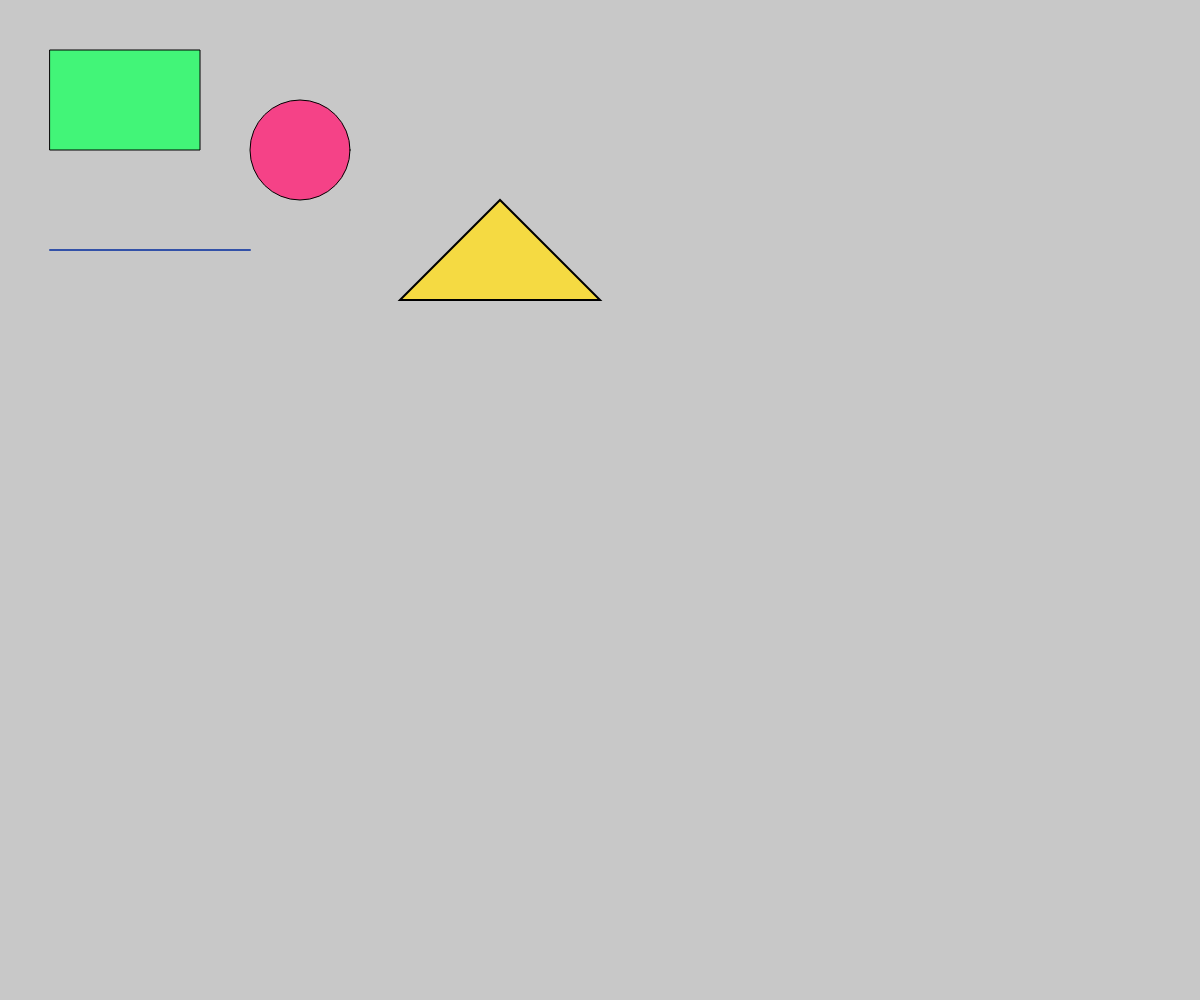
Frame 1 (no input)
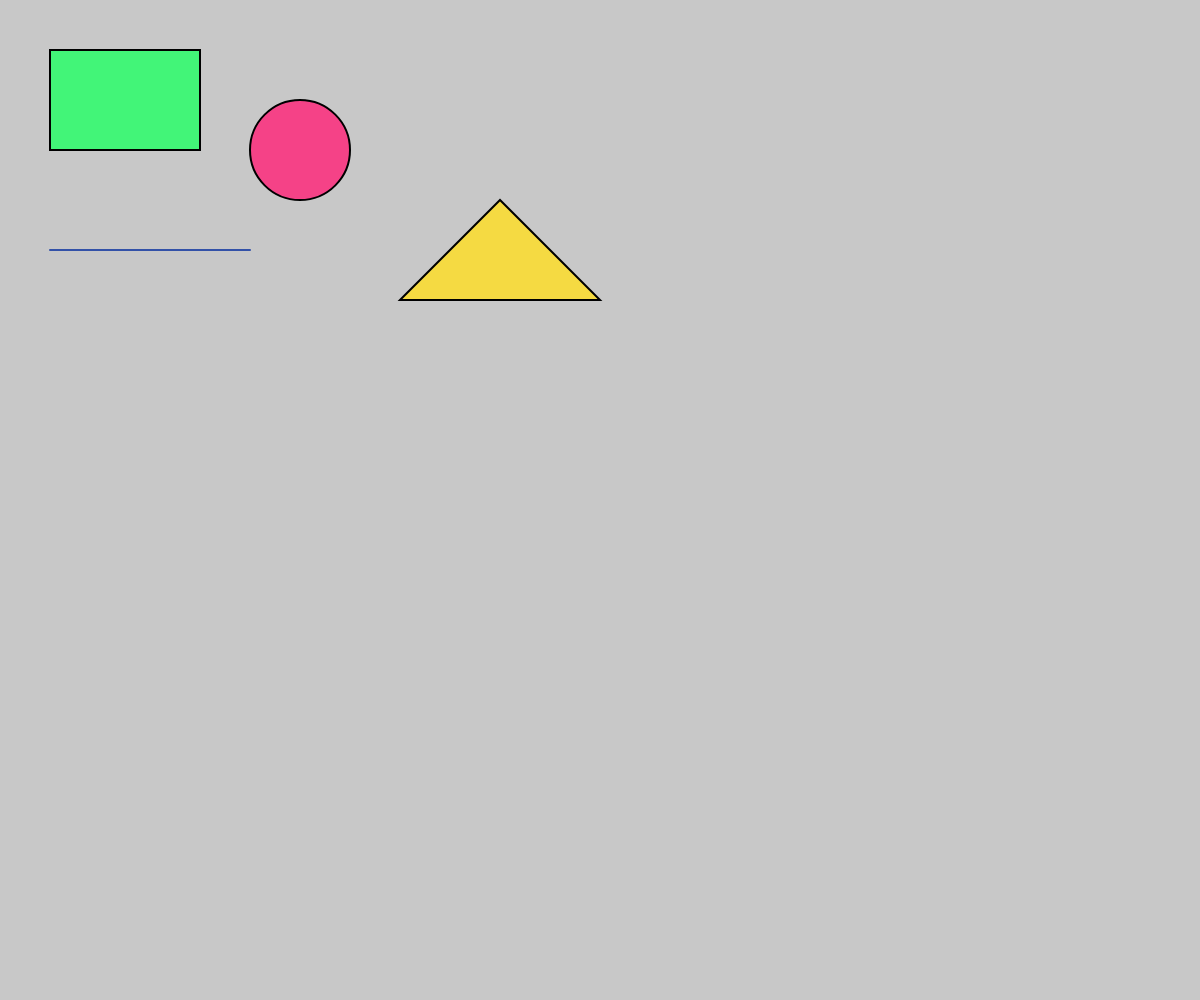
Frame 60 (no input)
Frame 120 (the mouse pressed at the canvas centre since frame 60): identical to frame 60, image omitted

The p5.js sketch that drew these frames (run headless with seeded random() and noise() and a simulated clock; from frame 60 on, the mouse is pressed at the canvas centre):

// p5.js sketch
// ── sketch.js
function setup() {
  createCanvas(windowWidth, windowHeight);
  background(200);
}

function draw() {
  background(200);
  
  // Draw rectangle
  fill(66, 245, 120);
  rect(50, 50, 150, 100);

  // Draw ellipse
  fill(245, 66, 135);
  ellipse(300, 150, 100, 100);

  // Draw line
  stroke(50, 81, 168); 
  strokeWeight(2);
  line(50, 250, 250, 250);
  
//draw triangle
  fill(245, 218, 66);
  stroke(0); 
  strokeWeight(2); 
  triangle(400, 300, 500, 200, 600, 300); 
}
